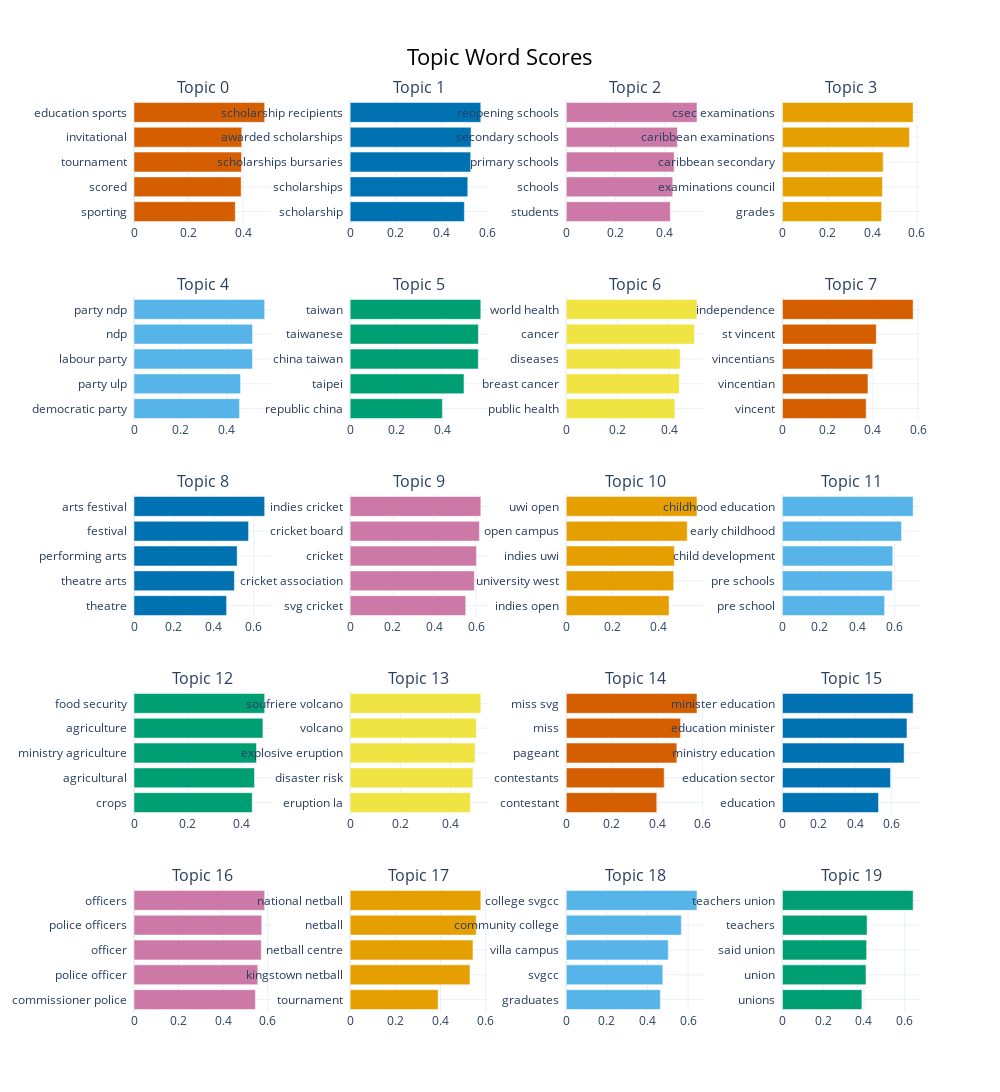

Notebook source saved alongside this figure:
### Markdown cell above
### Topic model visual evaluation

### Code cell
topic_model.visualize_barchart(top_n_topics=20)

### Figure 1 — Plotly figure (JSON) as saved in the notebook; plotly's stock layout.template omitted (floating-point values rounded to 4 significant figures)
{"data": [{"marker": {"color": "#D55E00"}, "orientation": "h", "type": "bar", "x": [0.3711, 0.3925, 0.3939, 0.3948, 0.4786], "xaxis": "x", "y": ["sporting  ", "scored  ", "tournament  ", "invitational  ", "education sports  "], "yaxis": "y"}, {"marker": {"color": "#0072B2"}, "orientation": "h", "type": "bar", "x": [0.4994, 0.5143, 0.5271, 0.5288, 0.5714], "xaxis": "x2", "y": ["scholarship  ", "scholarships  ", "scholarships bursaries  ", "awarded scholarships  ", "scholarship recipients  "], "yaxis": "y2"}, {"marker": {"color": "#CC79A7"}, "orientation": "h", "type": "bar", "x": [0.4226, 0.4323, 0.4382, 0.4514, 0.5307], "xaxis": "x3", "y": ["students  ", "schools  ", "primary schools  ", "secondary schools  ", "reopening schools  "], "yaxis": "y3"}, {"marker": {"color": "#E69F00"}, "orientation": "h", "type": "bar", "x": [0.4428, 0.4462, 0.4496, 0.5665, 0.5832], "xaxis": "x4", "y": ["grades  ", "examinations council  ", "caribbean secondary  ", "caribbean examinations  ", "csec examinations  "], "yaxis": "y4"}, {"marker": {"color": "#56B4E9"}, "orientation": "h", "type": "bar", "x": [0.4551, 0.4596, 0.5107, 0.5112, 0.5635], "xaxis": "x5", "y": ["democratic party  ", "party ulp  ", "labour party  ", "ndp  ", "party ndp  "], "yaxis": "y5"}, {"marker": {"color": "#009E73"}, "orientation": "h", "type": "bar", "x": [0.4012, 0.4953, 0.5575, 0.5581, 0.5685], "xaxis": "x6", "y": ["republic china  ", "taipei  ", "china taiwan  ", "taiwanese  ", "taiwan  "], "yaxis": "y6"}, {"marker": {"color": "#F0E442"}, "orientation": "h", "type": "bar", "x": [0.4231, 0.4397, 0.4435, 0.499, 0.5088], "xaxis": "x7", "y": ["public health  ", "breast cancer  ", "diseases  ", "cancer  ", "world health  "], "yaxis": "y7"}, {"marker": {"color": "#D55E00"}, "orientation": "h", "type": "bar", "x": [0.3703, 0.3781, 0.3992, 0.415, 0.5779], "xaxis": "x8", "y": ["vincent  ", "vincentian  ", "vincentians  ", "st vincent  ", "independence  "], "yaxis": "y8"}, {"marker": {"color": "#0072B2"}, "orientation": "h", "type": "bar", "x": [0.4636, 0.5025, 0.5165, 0.5735, 0.6542], "xaxis": "x9", "y": ["theatre  ", "theatre arts  ", "performing arts  ", "festival  ", "arts festival  "], "yaxis": "y9"}, {"marker": {"color": "#CC79A7"}, "orientation": "h", "type": "bar", "x": [0.5504, 0.5916, 0.6013, 0.6156, 0.6223], "xaxis": "x10", "y": ["svg cricket  ", "cricket association  ", "cricket  ", "cricket board  ", "indies cricket  "], "yaxis": "y10"}, {"marker": {"color": "#E69F00"}, "orientation": "h", "type": "bar", "x": [0.4462, 0.4662, 0.4693, 0.5249, 0.5672], "xaxis": "x11", "y": ["indies open  ", "university west  ", "indies uwi  ", "open campus  ", "uwi open  "], "yaxis": "y11"}, {"marker": {"color": "#56B4E9"}, "orientation": "h", "type": "bar", "x": [0.5464, 0.5877, 0.59, 0.6366, 0.6989], "xaxis": "x12", "y": ["pre school  ", "pre schools  ", "child development  ", "early childhood  ", "childhood education  "], "yaxis": "y12"}, {"marker": {"color": "#009E73"}, "orientation": "h", "type": "bar", "x": [0.4381, 0.4466, 0.4539, 0.4777, 0.4842], "xaxis": "x13", "y": ["crops  ", "agricultural  ", "ministry agriculture  ", "agriculture  ", "food security  "], "yaxis": "y13"}, {"marker": {"color": "#F0E442"}, "orientation": "h", "type": "bar", "x": [0.4782, 0.4884, 0.4973, 0.5022, 0.5201], "xaxis": "x14", "y": ["eruption la  ", "disaster risk  ", "explosive eruption  ", "volcano  ", "soufriere volcano  "], "yaxis": "y14"}, {"marker": {"color": "#D55E00"}, "orientation": "h", "type": "bar", "x": [0.3988, 0.4316, 0.4874, 0.5038, 0.5761], "xaxis": "x15", "y": ["contestant  ", "contestants  ", "pageant  ", "miss  ", "miss svg  "], "yaxis": "y15"}, {"marker": {"color": "#0072B2"}, "orientation": "h", "type": "bar", "x": [0.5293, 0.5954, 0.6704, 0.6861, 0.72], "xaxis": "x16", "y": ["education  ", "education sector  ", "ministry education  ", "education minister  ", "minister education  "], "yaxis": "y16"}, {"marker": {"color": "#CC79A7"}, "orientation": "h", "type": "bar", "x": [0.5449, 0.5555, 0.5712, 0.5733, 0.5864], "xaxis": "x17", "y": ["commissioner police  ", "police officer  ", "officer  ", "police officers  ", "officers  "], "yaxis": "y17"}, {"marker": {"color": "#E69F00"}, "orientation": "h", "type": "bar", "x": [0.3893, 0.5304, 0.5435, 0.558, 0.5783], "xaxis": "x18", "y": ["tournament  ", "kingstown netball  ", "netball centre  ", "netball  ", "national netball  "], "yaxis": "y18"}, {"marker": {"color": "#56B4E9"}, "orientation": "h", "type": "bar", "x": [0.4634, 0.4754, 0.5024, 0.5668, 0.6438], "xaxis": "x19", "y": ["graduates  ", "svgcc  ", "villa campus  ", "community college  ", "college svgcc  "], "yaxis": "y19"}, {"marker": {"color": "#009E73"}, "orientation": "h", "type": "bar", "x": [0.3899, 0.41, 0.4132, 0.4153, 0.6413], "xaxis": "x20", "y": ["unions  ", "union  ", "said union  ", "teachers  ", "teachers union  "], "yaxis": "y20"}], "layout": {"annotations": [{"font": {"size": 16}, "showarrow": false, "text": "Topic 0", "x": 0.0875, "xanchor": "center", "xref": "paper", "y": 1.0, "yanchor": "bottom", "yref": "paper"}, {"font": {"size": 16}, "showarrow": false, "text": "Topic 1", "x": 0.3625, "xanchor": "center", "xref": "paper", "y": 1.0, "yanchor": "bottom", "yref": "paper"}, {"font": {"size": 16}, "showarrow": false, "text": "Topic 2", "x": 0.6375, "xanchor": "center", "xref": "paper", "y": 1.0, "yanchor": "bottom", "yref": "paper"}, {"font": {"size": 16}, "showarrow": false, "text": "Topic 3", "x": 0.9125, "xanchor": "center", "xref": "paper", "y": 1.0, "yanchor": "bottom", "yref": "paper"}, {"font": {"size": 16}, "showarrow": false, "text": "Topic 4", "x": 0.0875, "xanchor": "center", "xref": "paper", "y": 0.784, "yanchor": "bottom", "yref": "paper"}, {"font": {"size": 16}, "showarrow": false, "text": "Topic 5", "x": 0.3625, "xanchor": "center", "xref": "paper", "y": 0.784, "yanchor": "bottom", "yref": "paper"}, {"font": {"size": 16}, "showarrow": false, "text": "Topic 6", "x": 0.6375, "xanchor": "center", "xref": "paper", "y": 0.784, "yanchor": "bottom", "yref": "paper"}, {"font": {"size": 16}, "showarrow": false, "text": "Topic 7", "x": 0.9125, "xanchor": "center", "xref": "paper", "y": 0.784, "yanchor": "bottom", "yref": "paper"}, {"font": {"size": 16}, "showarrow": false, "text": "Topic 8", "x": 0.0875, "xanchor": "center", "xref": "paper", "y": 0.568, "yanchor": "bottom", "yref": "paper"}, {"font": {"size": 16}, "showarrow": false, "text": "Topic 9", "x": 0.3625, "xanchor": "center", "xref": "paper", "y": 0.568, "yanchor": "bottom", "yref": "paper"}, {"font": {"size": 16}, "showarrow": false, "text": "Topic 10", "x": 0.6375, "xanchor": "center", "xref": "paper", "y": 0.568, "yanchor": "bottom", "yref": "paper"}, {"font": {"size": 16}, "showarrow": false, "text": "Topic 11", "x": 0.9125, "xanchor": "center", "xref": "paper", "y": 0.568, "yanchor": "bottom", "yref": "paper"}, {"font": {"size": 16}, "showarrow": false, "text": "Topic 12", "x": 0.0875, "xanchor": "center", "xref": "paper", "y": 0.352, "yanchor": "bottom", "yref": "paper"}, {"font": {"size": 16}, "showarrow": false, "text": "Topic 13", "x": 0.3625, "xanchor": "center", "xref": "paper", "y": 0.352, "yanchor": "bottom", "yref": "paper"}, {"font": {"size": 16}, "showarrow": false, "text": "Topic 14", "x": 0.6375, "xanchor": "center", "xref": "paper", "y": 0.352, "yanchor": "bottom", "yref": "paper"}, {"font": {"size": 16}, "showarrow": false, "text": "Topic 15", "x": 0.9125, "xanchor": "center", "xref": "paper", "y": 0.352, "yanchor": "bottom", "yref": "paper"}, {"font": {"size": 16}, "showarrow": false, "text": "Topic 16", "x": 0.0875, "xanchor": "center", "xref": "paper", "y": 0.136, "yanchor": "bottom", "yref": "paper"}, {"font": {"size": 16}, "showarrow": false, "text": "Topic 17", "x": 0.3625, "xanchor": "center", "xref": "paper", "y": 0.136, "yanchor": "bottom", "yref": "paper"}, {"font": {"size": 16}, "showarrow": false, "text": "Topic 18", "x": 0.6375, "xanchor": "center", "xref": "paper", "y": 0.136, "yanchor": "bottom", "yref": "paper"}, {"font": {"size": 16}, "showarrow": false, "text": "Topic 19", "x": 0.9125, "xanchor": "center", "xref": "paper", "y": 0.136, "yanchor": "bottom", "yref": "paper"}], "height": 1250, "hoverlabel": {"bgcolor": "white", "font": {"family": "Rockwell", "size": 16}}, "showlegend": false, "title": {"font": {"color": "Black", "size": 22}, "text": "Topic Word Scores", "x": 0.5, "xanchor": "center", "yanchor": "top"}, "width": 1000, "xaxis": {"anchor": "y", "domain": [0, 0.175], "showgrid": true}, "xaxis10": {"anchor": "y10", "domain": [0.275, 0.45], "showgrid": true}, "xaxis11": {"anchor": "y11", "domain": [0.55, 0.725], "showgrid": true}, "xaxis12": {"anchor": "y12", "domain": [0.825, 1], "showgrid": true}, "xaxis13": {"anchor": "y13", "domain": [0, 0.175], "showgrid": true}, "xaxis14": {"anchor": "y14", "domain": [0.275, 0.45], "showgrid": true}, "xaxis15": {"anchor": "y15", "domain": [0.55, 0.725], "showgrid": true}, "xaxis16": {"anchor": "y16", "domain": [0.825, 1], "showgrid": true}, "xaxis17": {"anchor": "y17", "domain": [0, 0.175], "showgrid": true}, "xaxis18": {"anchor": "y18", "domain": [0.275, 0.45], "showgrid": true}, "xaxis19": {"anchor": "y19", "domain": [0.55, 0.725], "showgrid": true}, "xaxis2": {"anchor": "y2", "domain": [0.275, 0.45], "showgrid": true}, "xaxis20": {"anchor": "y20", "domain": [0.825, 1], "showgrid": true}, "xaxis3": {"anchor": "y3", "domain": [0.55, 0.725], "showgrid": true}, "xaxis4": {"anchor": "y4", "domain": [0.825, 1], "showgrid": true}, "xaxis5": {"anchor": "y5", "domain": [0, 0.175], "showgrid": true}, "xaxis6": {"anchor": "y6", "domain": [0.275, 0.45], "showgrid": true}, "xaxis7": {"anchor": "y7", "domain": [0.55, 0.725], "showgrid": true}, "xaxis8": {"anchor": "y8", "domain": [0.825, 1], "showgrid": true}, "xaxis9": {"anchor": "y9", "domain": [0, 0.175], "showgrid": true}, "yaxis": {"anchor": "x", "domain": [0.864, 1.0], "showgrid": true}, "yaxis10": {"anchor": "x10", "domain": [0.432, 0.568], "showgrid": true}, "yaxis11": {"anchor": "x11", "domain": [0.432, 0.568], "showgrid": true}, "yaxis12": {"anchor": "x12", "domain": [0.432, 0.568], "showgrid": true}, "yaxis13": {"anchor": "x13", "domain": [0.216, 0.352], "showgrid": true}, "yaxis14": {"anchor": "x14", "domain": [0.216, 0.352], "showgrid": true}, "yaxis15": {"anchor": "x15", "domain": [0.216, 0.352], "showgrid": true}, "yaxis16": {"anchor": "x16", "domain": [0.216, 0.352], "showgrid": true}, "yaxis17": {"anchor": "x17", "domain": [0, 0.136], "showgrid": true}, "yaxis18": {"anchor": "x18", "domain": [0, 0.136], "showgrid": true}, "yaxis19": {"anchor": "x19", "domain": [0, 0.136], "showgrid": true}, "yaxis2": {"anchor": "x2", "domain": [0.864, 1.0], "showgrid": true}, "yaxis20": {"anchor": "x20", "domain": [0, 0.136], "showgrid": true}, "yaxis3": {"anchor": "x3", "domain": [0.864, 1.0], "showgrid": true}, "yaxis4": {"anchor": "x4", "domain": [0.864, 1.0], "showgrid": true}, "yaxis5": {"anchor": "x5", "domain": [0.648, 0.784], "showgrid": true}, "yaxis6": {"anchor": "x6", "domain": [0.648, 0.784], "showgrid": true}, "yaxis7": {"anchor": "x7", "domain": [0.648, 0.784], "showgrid": true}, "yaxis8": {"anchor": "x8", "domain": [0.648, 0.784], "showgrid": true}, "yaxis9": {"anchor": "x9", "domain": [0.432, 0.568], "showgrid": true}}}
